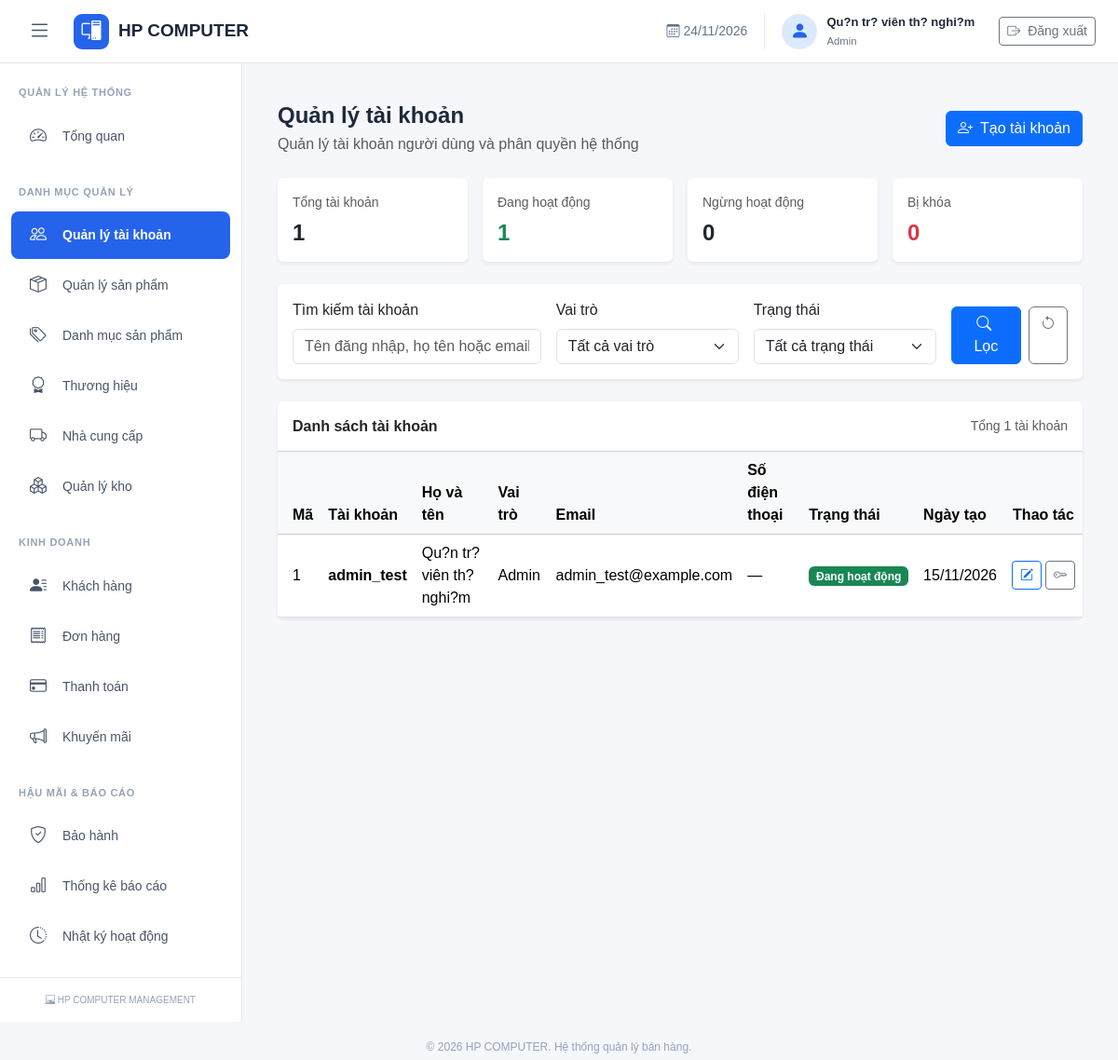
Screenshot of /users.php (signed in) with the database file from the repository.
### tables this page shows
CREATE TABLE `nguoi_dung` (
  `ma_nguoi_dung` int(11) NOT NULL,
  `ma_vai_tro` int(11) NOT NULL,
  `ten_dang_nhap` varchar(100) NOT NULL,
  `mat_khau` varchar(255) NOT NULL,
  `ho_ten` varchar(150) NOT NULL,
  `email` varchar(150) DEFAULT NULL,
  `so_dien_thoai` varchar(20) DEFAULT NULL,
  `trang_thai` enum('ACTIVE','INACTIVE','LOCKED') NOT NULL DEFAULT 'ACTIVE',
  `ngay_tao` datetime NOT NULL DEFAULT current_timestamp(),
  `ngay_cap_nhat` datetime NOT NULL DEFAULT current_timestamp() ON UPDATE current_timestamp()
);

CREATE TABLE `vai_tro` (
  `ma_vai_tro` int(11) NOT NULL,
  `ten_vai_tro` varchar(100) NOT NULL,
  `mo_ta` varchar(255) DEFAULT NULL
);

### modules/users/index.php (the view, shortened to what this page needs)
<?php
require_once __DIR__ . '/../../includes/permission_check.php';
$escape = static function ($value) {
    return htmlspecialchars((string) $value, ENT_QUOTES, 'UTF-8');
};
$keyword = trim($_GET['keyword'] ?? '');
$page = filter_input(INPUT_GET, 'page', FILTER_VALIDATE_INT);
$page = ($page !== false && $page !== null && $page > 0) ? $page : 1;
$limit = 10;
$params = [];
$whereSql = '';
try {
    $statsSql = "
        SELECT
            COUNT(*) AS tong_tai_khoan,
            SUM(CASE WHEN trang_thai = 'ACTIVE' THEN 1 ELSE 0 END) AS dang_hoat_dong,
            SUM(CASE WHEN trang_thai = 'INACTIVE' THEN 1 ELSE 0 END) AS ngung_hoat_dong,
            SUM(CASE WHEN trang_thai = 'LOCKED' THEN 1 ELSE 0 END) AS bi_khoa
        FROM nguoi_dung
    ";
    $statsStmt = $pdo->query($statsSql);
    $stats = $statsStmt->fetch();
} catch (PDOException $e) {
    error_log($e->getMessage());
    $stats = [
        'tong_tai_khoan' => 0,
        'dang_hoat_dong' => 0,
        'ngung_hoat_dong' => 0,
        'bi_khoa' => 0
    ];
}
try {
    $countSql = "
        SELECT COUNT(*)
        FROM nguoi_dung nd
        INNER JOIN vai_tro vt
            ON nd.ma_vai_tro = vt.ma_vai_tro
        $whereSql
    ";
    $countStmt = $pdo->prepare($countSql);
    $countStmt->execute($params);
    $totalRecords = (int) $countStmt->fetchColumn();
} catch (PDOException $e) {
    error_log($e->getMessage());
    $totalRecords = 0;
}
$offset = ($page - 1) * $limit;
$users = [];
try {
    $userSql = "
        SELECT
            nd.ma_nguoi_dung,
            nd.ma_vai_tro,
            nd.ten_dang_nhap,
            nd.ho_ten,
            nd.email,
            nd.so_dien_thoai,
            nd.trang_thai,
            nd.ngay_tao,
            vt.ten_vai_tro
        FROM nguoi_dung nd
        INNER JOIN vai_tro vt
            ON nd.ma_vai_tro = vt.ma_vai_tro
        $whereSql
        ORDER BY nd.ma_nguoi_dung DESC
        LIMIT $limit OFFSET $offset
    ";
    $userStmt = $pdo->prepare($userSql);
    $userStmt->execute($params);
    $users = $userStmt->fetchAll();
} catch (PDOException $e) {
    error_log($e->getMessage());
}
?>
<div class="container-fluid py-3">
    <div class="d-flex flex-wrap justify-content-between align-items-center mb-4 gap-3">
        <div>
            <h4 class="mb-1 fw-bold">Quản lý tài khoản</h4>
            <p class="text-muted mb-0">
                Quản lý tài khoản người dùng và phân quyền hệ thống
            </p>
        </div>
        <a href="<?= $escape(BASE_URL) ?>/modules/users/create.php"
           class="btn btn-primary">
            <i class="bi bi-person-plus me-1"></i>
            Tạo tài khoản
        </a>
    </div>
    <div class="row g-3 mb-4">
        <div class="col-md-3 col-sm-6">
            <div class="card border-0 shadow-sm h-100">
                <div class="card-body">
                    <div class="text-muted small mb-2">
                        Tổng tài khoản
                    </div>
                    <h4 class="mb-0 fw-bold">
                        <?= (int) $stats['tong_tai_khoan'] ?>
                    </h4>
                </div>
            </div>
        </div>
        <div class="col-md-3 col-sm-6">
            <div class="card border-0 shadow-sm h-100">
                <div class="card-body">
                    <div class="text-muted small mb-2">
                        Đang hoạt động
                    </div>
                    <h4 class="mb-0 fw-bold text-success">
                        <?= (int) $stats['dang_hoat_dong'] ?>
                    </h4>
                </div>
            </div>
        </div>
        <div class="col-md-3 col-sm-6">
            <div class="card border-0 shadow-sm h-100">
                <div class="card-body">
                    <div class="text-muted small mb-2">
                        Ngừng hoạt động
                    </div>
                    <h4 class="mb-0 fw-bold">
                        <?= (int) $stats['ngung_hoat_dong'] ?>
                    </h4>
                </div>
            </div>
        </div>
        <div class="col-md-3 col-sm-6">
            <div class="card border-0 shadow-sm h-100">
                <div class="card-body">
                    <div class="text-muted small mb-2">
                        Bị khóa
                    </div>
                    <h4 class="mb-0 fw-bold text-danger">
                        <?= (int) $stats['bi_khoa'] ?>
                    </h4>
                </div>
            </div>
        </div>
    </div>
    <div class="card border-0 shadow-sm mb-4">
        <div class="card-body">
            <form method="GET" action="">
                <div class="row g-3 align-items-end">
                    <div class="col-lg-4 col-md-6">
                        <label class="form-label">
                            Tìm kiếm tài khoản
                        </label>
                        <input
                            type="text"
                            name="keyword"
                            class="form-control"
                            placeholder="Tên đăng nhập, họ tên hoặc email"
                            value="<?= $escape($keyword) ?>"
                        >
                    </div>
                    <div class="col-lg-3 col-md-6">
                        <label class="form-label">
                            Vai trò
                        </label>
                        <select name="role" class="form-select">
                            <option value="">
                                Tất cả vai trò
                            </option>
                        </select>
                    </div>
                    <div class="col-lg-3 col-md-6">
                        <label class="form-label">
                            Trạng thái
                        </label>
                        <select name="status" class="form-select">
                            <option value="">Tất cả trạng thái</option>
                        </select>
                    </div>
                    <div class="col-lg-2 col-md-6">
                        <div class="d-flex gap-2">
                            <button type="submit" class="btn btn-primary flex-grow-1">
                                <i class="bi bi-search me-1"></i>
                                Lọc
                            </button>
                            <a href="<?= $escape(BASE_URL) ?>/users.php"
                               class="btn btn-outline-secondary"
                               title="Xóa bộ lọc">
                                <i class="bi bi-arrow-counterclockwise"></i>
                            </a>
                        </div>
                    </div>
                </div>
            </form>
        </div>
    </div>
    <div class="card border-0 shadow-sm">
        <div class="card-header bg-white py-3">
            <div class="d-flex justify-content-between align-items-center">
                <h6 class="mb-0 fw-bold">
                    Danh sách tài khoản
                </h6>
                <span class="text-muted small">
                    Tổng <?= $totalRecords ?> tài khoản
                </span>
            </div>
        </div>
        <div class="card-body p-0">
            <div class="table-responsive">
                <table class="table table-hover align-middle mb-0">
                    <thead class="table-light">
                        <tr>
                            <th class="ps-3">Mã</th>
                            <th>Tài khoản</th>
                            <th>Họ và tên</th>
                            <th>Vai trò</th>
                            <th>Email</th>
                            <th>Số điện thoại</th>
                            <th>Trạng thái</th>
                            <th>Ngày tạo</th>
                            <th class="text-center">Thao tác</th>
                        </tr>
                    </thead>
                    <tbody>
                        <?php if (empty($users)): ?>
                            <tr>
                                <td colspan="9" class="text-center py-5">
                                    <i class="bi bi-person-x fs-2 text-muted"></i>
                                    <p class="text-muted mb-0 mt-2">
                                        Không tìm thấy tài khoản phù hợp
                                    </p>
                                </td>
                            </tr>
                        <?php else: ?>
                            <?php foreach ($users as $user): ?>
                                <tr>
                                    <td class="ps-3">
                                        <?= (int) $user['ma_nguoi_dung'] ?>
                                    </td>
                                    <td>
                                        <strong>
                                            <?= $escape($user['ten_dang_nhap']) ?>
                                        </strong>
                                    </td>
                                    <td>
                                        <?= $escape($user['ho_ten']) ?>
                                    </td>
                                    <td>
                                        <?= $escape($user['ten_vai_tro']) ?>
                                    </td>
                                    <td>
                                        <?= $escape($user['email'] ?: '—') ?>
                                    </td>
                                    <td>
                                        <?= $escape($user['so_dien_thoai'] ?: '—') ?>
                                    </td>
                                    <td>
                                        <?php if ($user['trang_thai'] === 'ACTIVE'): ?>
                                            <span class="badge bg-success">
                                                Đang hoạt động
                                            </span>
                                        <?php elseif ($user['trang_thai'] === 'INACTIVE'): ?>
                                            <span class="badge bg-secondary">
                                                Ngừng hoạt động
                                            </span>
                                        <?php else: ?>
                                            <span class="badge bg-danger">
                                                Đã khóa
                                            </span>
                                        <?php endif; ?>
                                    </td>
                                    <td>
                                        <?= $escape(date('d/m/Y', strtotime($user['ngay_tao']))) ?>
                                    </td>
                                    <td>
                                        <div class="d-flex justify-content-center gap-1">
                                            <a
                                                href="<?= $escape(BASE_URL) ?>/modules/users/edit.php?id=<?= (int) $user['ma_nguoi_dung'] ?>"
                                                class="btn btn-sm btn-outline-primary"
                                                title="Cập nhật tài khoản"
                                            >
                                                <i class="bi bi-pencil-square"></i>
                                            </a>
                                            <a
                                                href="<?= $escape(BASE_URL) ?>/modules/users/reset_password.php?id=<?= (int) $user['ma_nguoi_dung'] ?>"
                                                class="btn btn-sm btn-outline-secondary"
                                                title="Reset mật khẩu"
                                            >
                                                <i class="bi bi-key"></i>
                                            </a>
                                        </div>
                                    </td>
                                </tr>
                            <?php endforeach; ?>
                        <?php endif; ?>
                    </tbody>
                </table>
            </div>
        </div>
    </div>
</div>

### assets/css/admin.css (style rules this page uses)
:root { --primary-color: #2563eb; --sidebar-width: 260px; --topbar-height: 68px; --background-color: #f5f7fb; --text-color: #1e293b; }
* { box-sizing: border-box; }
body { margin: 0; font-family: Arial, Helvetica, sans-serif; background: var(--background-color); color: var(--text-color); }

### rows the page displays
nguoi_dung: ma_nguoi_dung "1", ten_dang_nhap "admin_test", ho_ten "Qu?n tr? viên th? nghi?m", ma_vai_tro.ten_vai_tro "Admin", email "admin_test@example.com", so_dien_thoai "—", trang_thai "Đang hoạt động", ngay_tao "15/11/2026"

### other values shown
$hoTen "Qu?n tr? viên th? nghi?m"
$tenVaiTro "Admin"
$stats['tong_tai_khoan'] "1"
$stats['dang_hoat_dong'] "1"
$stats['ngung_hoat_dong'] "0"
$stats['bi_khoa'] "0"
$totalRecords "1"
